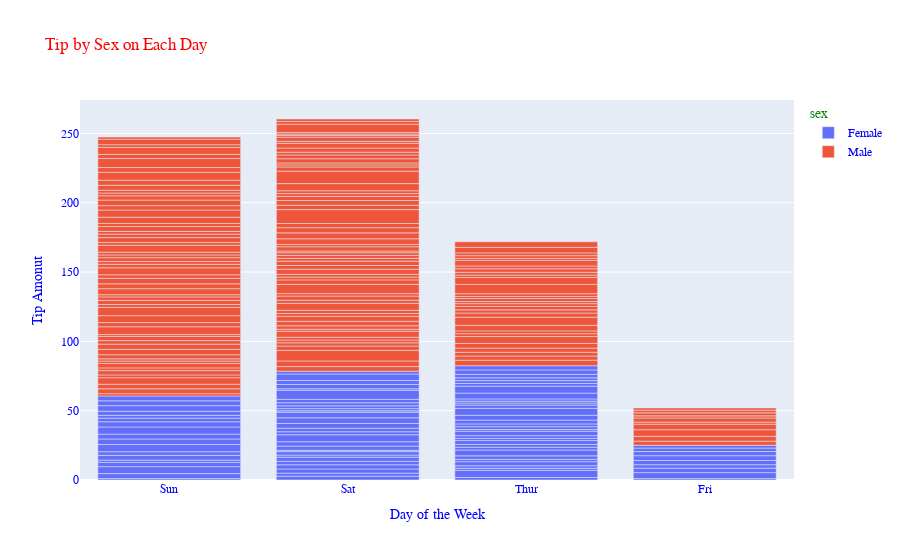

The notebook cell saved with this chart:
### Code cell
df_tips = px.data.tips()
fig = px.bar(df_tips, x = "day", y = "tip", color = "sex",
      title = "Tip by Sex on Each Day",
      labels = dict(tip = "Tip Amonut", day = "Day of the Week"))

fig.update_layout(font_family = "Courier New",
                 font_color = "blue",
                 title_font_family = "Arial",
                 title_font_color = "red",
                 legend_title_font_color = "green")

### Figure 1 — Plotly figure (JSON) as saved in the notebook; plotly's stock layout.template omitted (floating-point values rounded to 4 significant figures; data arrays with more than 128 entries replaced by an {"elided": "..."} marker saying what was removed)
{"data": [{"alignmentgroup": "True", "hovertemplate": "sex=Female<br>Day of the Week=%{x}<br>Tip Amonut=%{y}<extra></extra>", "legendgroup": "Female", "marker": {"color": "#636efa", "pattern": {"shape": ""}}, "name": "Female", "offsetgroup": "Female", "orientation": "v", "showlegend": true, "textposition": "auto", "type": "bar", "x": ["Sun", "Sun", "Sun", "Sun", "Sun", "Sun", "Sat", "Sat", "Sat", "Sat", "Sat", "Sat", "Sun", "Sun", "Sat", "Sat", "Sat", "Sat", "Sat", "Sat", "Sat", "Thur", "Thur", "Fri", "Fri", "Fri", "Fri", "Fri", "Sat", "Sat", "Sat", "Sat", "Sat", "Sun", "Sun", "Thur", "Thur", "Thur", "Thur", "Thur", "Thur", "Thur", "Thur", "Thur", "Thur", "Thur", "Thur", "Thur", "Thur", "Thur", "Thur", "Thur", "Thur", "Thur", "Thur", "Thur", "Thur", "Sun", "Sun", "Sun", "Sun", "Sun", "Sat", "Sat", "Sun", "Sun", "Sun", "Thur", "Thur", "Thur", "Thur", "Thur", "Thur", "Thur", "Sat", "Sat", "Sat", "Sat", "Sat", "Fri", "Fri", "Fri", "Fri", "Sat", "Sat", "Sat", "Thur"], "xaxis": "x", "y": [1.01, 3.61, 5, 3.02, 1.67, 3.5, 2.75, 2.23, 3, 3, 2.45, 3.07, 2.6, 5.2, 1.5, 2.47, 1, 3, 3.14, 5, 2.2, 1.83, 5.17, 1, 4.3, 3.25, 2.5, 3, 2.5, 3.48, 4.08, 4, 1, 4, 3.5, 1.5, 1.8, 2.92, 1.68, 2.52, 4.2, 2, 2, 2.83, 1.5, 2, 3.25, 1.25, 2, 2, 2.75, 3.5, 5, 2.3, 1.5, 1.36, 1.63, 5.14, 3.75, 2.61, 2, 3, 1.61, 2, 4, 3.5, 3.5, 4.19, 5, 2, 2.01, 2, 2.5, 3.23, 2.23, 2.5, 6.5, 1.1, 3.09, 3.48, 3, 2.5, 2, 2.88, 4.67, 2, 3], "yaxis": "y"}, {"alignmentgroup": "True", "hovertemplate": "sex=Male<br>Day of the Week=%{x}<br>Tip Amonut=%{y}<extra></extra>", "legendgroup": "Male", "marker": {"color": "#EF553B", "pattern": {"shape": ""}}, "name": "Male", "offsetgroup": "Male", "orientation": "v", "showlegend": true, "textposition": "auto", "type": "bar", "x": {"elided": "157 str values"}, "xaxis": "x", "y": {"elided": "157 float values"}, "yaxis": "y"}], "layout": {"barmode": "relative", "font": {"color": "blue", "family": "Courier New"}, "legend": {"title": {"font": {"color": "green"}, "text": "sex"}, "tracegroupgap": 0}, "title": {"font": {"color": "red", "family": "Arial"}, "text": "Tip by Sex on Each Day"}, "xaxis": {"anchor": "y", "domain": [0, 1], "title": {"text": "Day of the Week"}}, "yaxis": {"anchor": "x", "domain": [0, 1], "title": {"text": "Tip Amonut"}}}}
